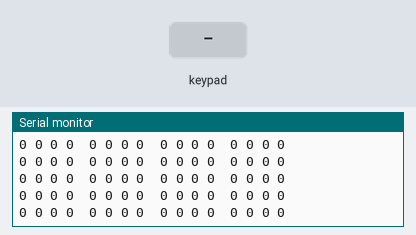
The sketch below on a simulated Arduino Uno, built with avr-gcc and run on an emulated ATmega328P. On the bench: the last lines printed to the serial monitor. Wiring (inferred from the names in the program): 4×4 keypad with keys 1 2 3 A 4 5 6 B 7 8 9 C * 0 # D (labels assumed): rows pin 2, pin 3, pin 4, pin 5; columns pin 6, pin 7, pin 8, pin 9. Inputs (shaded band) come from the test bench.

Above: at 1.2 s.
1.3 s: key '1' pressed
At 1.6 s:
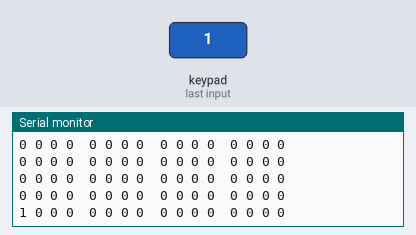
4.3 s: keypad keys 1 2 pressed 0.4 s apart
At 4.89 s:
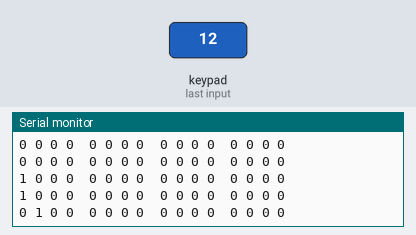
8.1 s: key '3' pressed
At 8.32 s:
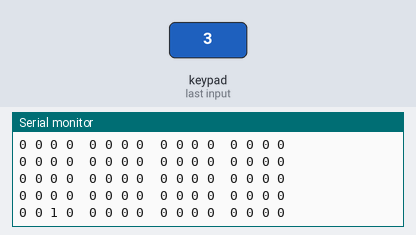
9.6 s: keypad keys 1 2 # pressed 0.4 s apart
At 10.03 s:
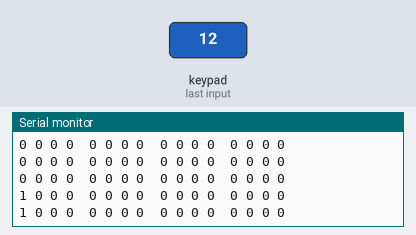

Measured:
- after the input at 1.3 s, the serial monitor: prints a new line after 0.17 s (image 1)
- after the input at 4.3 s, the serial monitor: prints a new line after 0.46 s (image 2)
- after the input at 8.1 s, the serial monitor: prints a new line after 0.09 s (image 3)
- after the input at 9.6 s, the serial monitor: prints a new line after 0.16 s (image 4)

The sketch:

keypad.ino
```cpp
//#include "keymatrix.h"
//
////Row 1~4 - Col 1~4
//char pins[8] = {2, 3, 4, 5, 6, 7, 8, 9};
//
//void setup() {
//  Serial.begin(9600);
//
//  keymatrixInit(pins);
//}
//
//void loop() {
//  String str = "";
//
//  for(char i = 0; i < 4; i++) {
//    char input = keymatrixInputDelay(i);
//    str += (int) input;
//    str += ", ";
//  }
//
//  Serial.println(str);
//}


char ROW[]  = {2, 3, 4, 5};
char COLUMN[] = {6, 7, 8, 9};

void setup() {
  Serial.begin(9600);
  for(int i=0;i<4;i++) {
    pinMode(ROW[i], OUTPUT);
    pinMode(COLUMN[i], INPUT);
  }
}

void loop() {
  // put your main code here, to run repeatedly:


  String push = "";
  for(char i=0;i<4;i++) {
    digitalWrite(ROW[i], HIGH);

    for(char j=0;j<4;j++) {
      bool isPushed = digitalRead(COLUMN[j]);
      if(isPushed) {
        push = push + "1 ";
      }
      else{
        push = push + "0 ";
      }
    }
    push = push + " ";

    digitalWrite(ROW[i], LOW);
    delay(10);
  }
  Serial.println(push);

  delay(100);

}
```

keymatrix.cpp
```cpp
#include "keymatrix.h"

#define ROW_START 0
#define COL_START 4-

char *keymatrixPin;

void keymatrixInit(char *pinNum) {
  keymatrixPin = pinNum;

  for(int i = 0; i < 4; i++) {
    pinMode(keymatrixPin[ROW_START + i], INPUT);    //ROW 1~4
    pinMode(keymatrixPin[COL_START + i], OUTPUT);   //Col 1~4
  }
}

char keymatrixInputDelay(char pinNum) {
  digitalWrite(keymatrixPin[COL_START + pinNum], HIGH);

  char input = digitalRead(keymatrixPin[ROW_START]);
  delay(10);

  digitalWrite(keymatrixPin[COL_START + pinNum], LOW);

  return input;
}
```

keymatrix.h
```cpp
#ifndef KEYMATRIX_H
#define KEYMATRIX_H

#include <Arduino.h>

void keymatrixInit(char *pinNum);
char keymatrixInputDelay(char pinNum);

#endif
```
